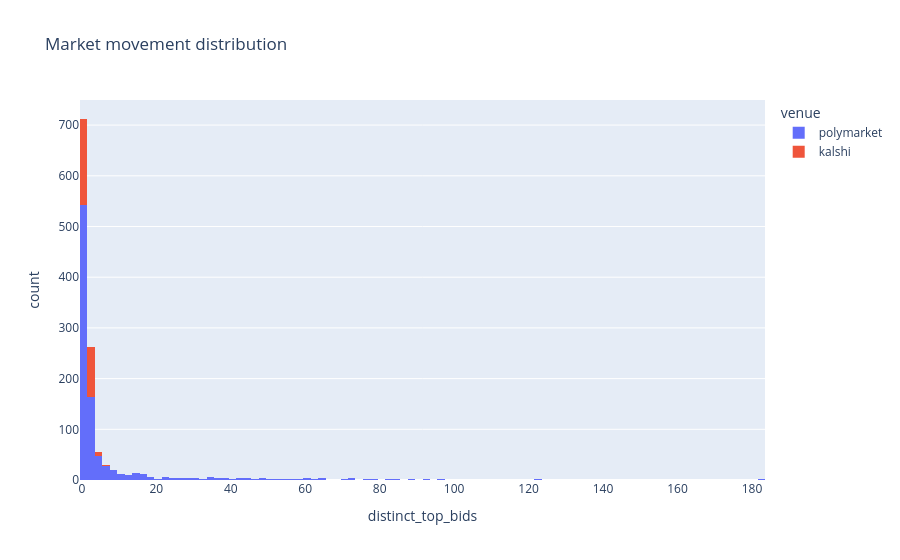

Notebook code for this chart:
### Markdown cell above
## Section 4: Market movement

### Code cell
movement = market_movement(con)
plot_movement_distribution(movement)

### Figure 1 — Plotly figure (JSON) as saved in the notebook; plotly's stock layout.template omitted (floating-point values rounded to 4 significant figures; data arrays with more than 128 entries replaced by an {"elided": "..."} marker saying what was removed)
{"data": [{"bingroup": "x", "hovertemplate": "venue=polymarket<br>distinct_top_bids=%{x}<br>count=%{y}<extra></extra>", "legendgroup": "polymarket", "marker": {"color": "#636efa", "pattern": {"shape": ""}}, "name": "polymarket", "orientation": "v", "showlegend": true, "x": {"elided": "934 int values"}, "xaxis": "x", "yaxis": "y", "type": "histogram"}, {"bingroup": "x", "hovertemplate": "venue=kalshi<br>distinct_top_bids=%{x}<br>count=%{y}<extra></extra>", "legendgroup": "kalshi", "marker": {"color": "#EF553B", "pattern": {"shape": ""}}, "name": "kalshi", "orientation": "v", "showlegend": true, "x": {"elided": "277 int values"}, "xaxis": "x", "yaxis": "y", "type": "histogram"}], "layout": {"xaxis": {"anchor": "y", "domain": [0.0, 1.0], "title": {"text": "distinct_top_bids"}}, "yaxis": {"anchor": "x", "domain": [0.0, 1.0], "title": {"text": "count"}}, "legend": {"title": {"text": "venue"}, "tracegroupgap": 0}, "title": {"text": "Market movement distribution"}, "barmode": "relative"}}
